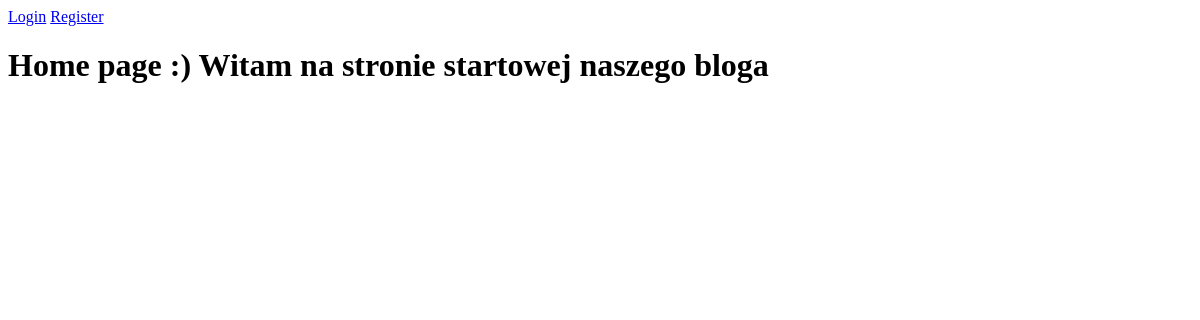
/, run on an earlier commit of the app's database.
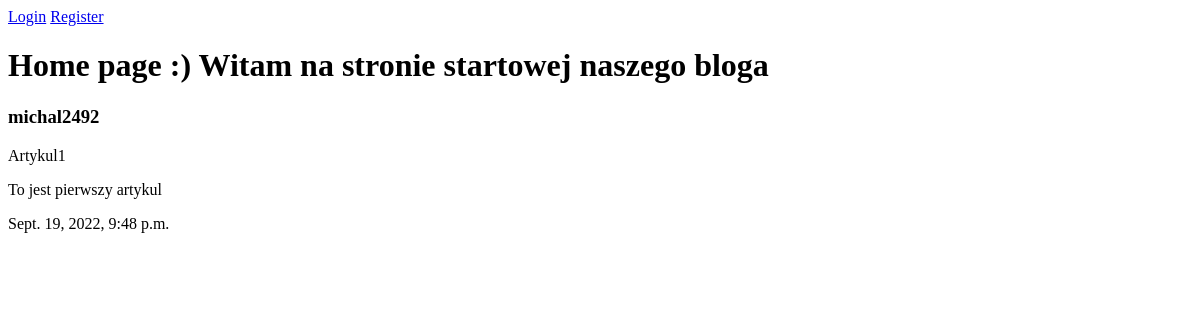
And on a later commit of the database.
### blog/models.py (models this page shows, shortened)
class Article(models.Model):
    title = models.CharField(max_length=100)
    content = models.TextField()
    data_posted = models.DateTimeField(default=timezone.now)
    author = models.ForeignKey(User, on_delete=models.CASCADE)

### blog/views.py (the view)
# urls.py: path('', views.home, name='blog-home'),
def home(request):
    return render(request,'blog/home.html', {'title': 'Home page', 'posts': Article.objects.all()})

### blog/templates/blog/home.html
{% extends 'blog/base.html' %}
{% block content %}
<h1>Home page :) Witam na stronie startowej naszego bloga</h1>
{% for post in posts %}
<h3>{{ post.author }}</h3>
<p>{{ post.title }}</p>
<p>{{ post.content }}</p>
<p>{{ post.data_posted }}</p>
{% endfor %}
{% endblock %}

What changed in the data, as far as the page shows it:
added Article: author "michal2492", title "Artykul1", content "To jest pierwszy artykul", data_posted "Sept. 19, 2022, 9:48 p.m."
